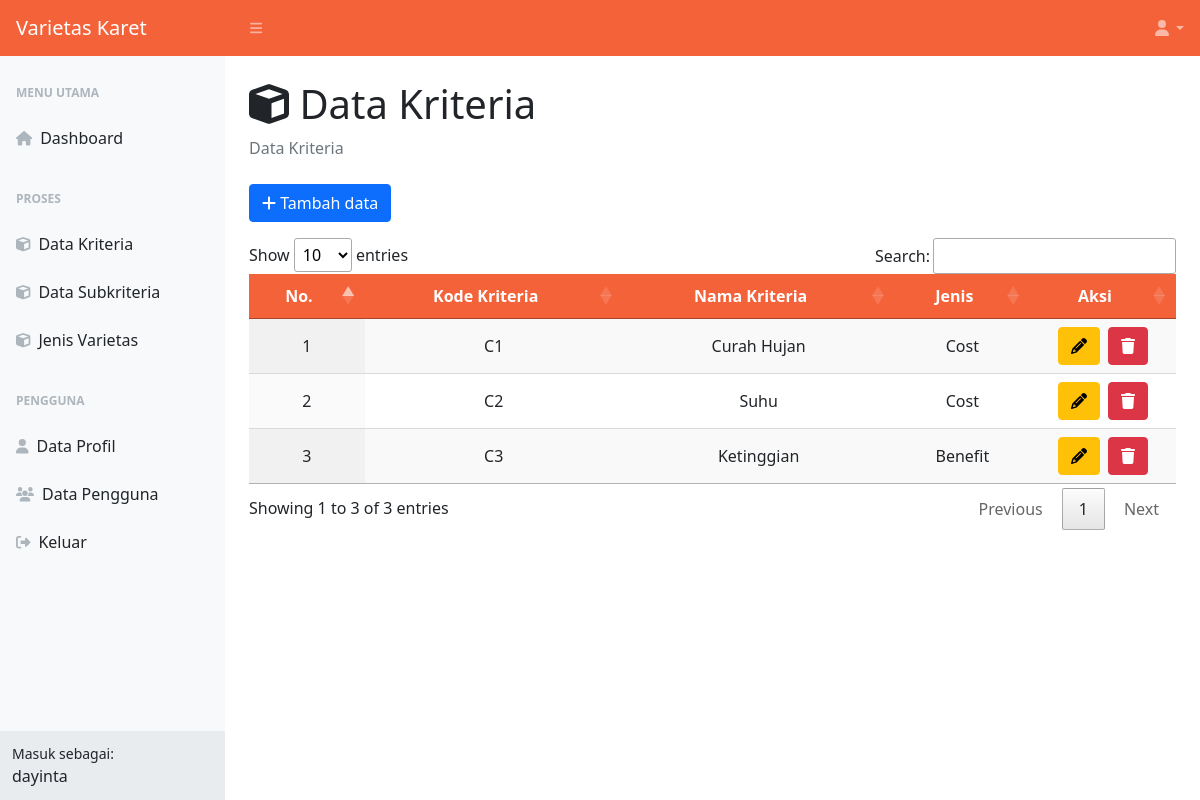
Page /data-kriteria.php (signed in) on the committed database.
### tables this page shows
CREATE TABLE `kriteria` (
  `id_kriteria` int(11) NOT NULL,
  `kode_kriteria` varchar(10) NOT NULL,
  `nama_kriteria` varchar(25) NOT NULL,
  `jenis_kriteria` set('Benefit','Cost') NOT NULL
);

### data-kriteria.php (the view, shortened to what this page needs)
<?php
include 'koneksi.php';
?>
<!DOCTYPE html>
<html lang="en">
<head>
    <link href="css/styles_dash.css" rel="stylesheet" />
    <link rel="stylesheet" type="text/css" href="css/jquery.dataTables.css">
</head>
<body class="sb-nav-fixed">
    <nav class="sb-topnav navbar navbar-expand navbar-dark bg-primary hstack gap-3">
        <a class="navbar-brand ps-3" href="menu-utama.php">Varietas Karet</a>
        <button class="btn btn-link btn-sm order-1 order-lg-0 me-4 me-lg-0" id="sidebarToggle" href="#!"><i class="fas fa-bars"></i></button>
        <ul class="navbar-nav ms-auto pe-2">
            <li class="nav-item dropdown">
                <a class="nav-link dropdown-toggle" id="navbarDropdown" href="#" role="button" data-bs-toggle="dropdown" aria-expanded="false"><i class="fas fa-user fa-fw"></i></a>
            </li>
        </ul>
    </nav>
    <div id="layoutSidenav">
        <div id="layoutSidenav_nav">
            <nav class="sb-sidenav accordion sb-sidenav-light" id="sidenavAccordion">
                <div class="sb-sidenav-menu">
                    <div class="nav">
                        <div class="sb-sidenav-menu-heading">Menu Utama</div>
                        <a class="nav-link" href="menu-utama.php">
                            <div class="sb-nav-link-icon"><i class="fas fa-home"></i></div>
                            Dashboard
                        </a>
                        <div class="sb-sidenav-menu-heading">Proses</div>
                        <?php
                        if ($_SESSION['level'] == "Admin") {
                            echo "
                                <a class='nav-link' href='data-kriteria.php'>
                                    <div class='sb-nav-link-icon'><i class='fas fa-cube'></i></div>
                                    Data Kriteria
                                </a>
                                <a class='nav-link' href='data-subkriteria.php'>
                                    <div class='sb-nav-link-icon'><i class='fas fa-cube'></i></div>
                                    Data Subkriteria
                                </a>
                                ";
                        }
                        ?>
                        <a class="nav-link" href="jenis-varietas.php">
                            <div class="sb-nav-link-icon"><i class="fas fa-cube"></i></div>
                            Jenis Varietas
                        </a>
                        <div class="sb-sidenav-menu-heading">Pengguna</div>
                        <a class="nav-link" href="data-profile.php">
                            <div class="sb-nav-link-icon"><i class="fas fa-user"></i></div>
                            Data Profil
                        </a>
                        <?php
                        if ($_SESSION['level'] == "Admin") {
                            echo "
                                <a class='nav-link' href='data-pengguna.php'>
                                    <div class='sb-nav-link-icon'><i class='fas fa-users'></i></div>
                                    Data Pengguna
                                </a>
                                ";
                        }
                        ?>
                        <a class="nav-link" href="#" data-bs-toggle="modal" data-bs-target="#keluar">
                            <div class="sb-nav-link-icon"><i class="fas fa-sign-out-alt"></i></div>
                            Keluar
                        </a>
                    </div>
                </div>
                <div class="sb-sidenav-footer">
                    <div class="small">Masuk sebagai:</div>
                    <?= $_SESSION['username']; ?>
                </div>
            </nav>
        </div>
        <div id="layoutSidenav_content">
            <main>
                <div class="container-fluid px-4">
                    <h1 class="mt-4"><i class="fas fa-cube"></i> Data Kriteria</h1>
                    <ol class="breadcrumb mb-4">
                        <li class="breadcrumb-item active">Data Kriteria</li>
                    </ol>
                    <div class="row">
                        <div class="col-sm-12">
                            <a class="btn btn-primary" data-bs-toggle="modal" data-bs-target="#tambah_data"><i class="fas fa-plus"></i> Tambah data</a>
                            <div class="table-responsive mt-3">
                                <table id="data-kriteria" class="cell-bordered display" width="100%">
                                    <thead class="bg-primary">
                                        <tr>
                                            <th class="text-center text-white">No.</th>
                                            <th class="text-center text-white">Kode Kriteria</th>
                                            <th class="text-center text-white">Nama Kriteria</th>
                                            <th class="text-center text-white">Jenis</th>
                                            <th class="text-center text-white">Aksi</th>
                                        </tr>
                                    </thead>
                                    <tbody>
                                        <?php
                                        $query = mysqli_query($koneksi, "SELECT * FROM kriteria");
                                        $no = 1;
                                        while ($baris = mysqli_fetch_array($query)) {
                                            echo "
                                                <tr>
                                                    <td class='text-center'>" . $no . "</td>
                                                    <td class='text-center'>" . $baris['kode_kriteria'] . "</td>
                                                    <td class='text-center'>" . $baris['nama_kriteria'] . "</td>
                                                    <td class='text-center'>" . $baris['jenis_kriteria'] . "</td>
                                                    <td class='text-center'>
                                                        <div class='d-flex justify-content-center'>
                                                            <a class='btn btn-warning me-2' data-bs-toggle='modal' data-bs-target='#edit_data" . $baris['id_kriteria'] . "'><i class='fas fa-pencil'></i></a>
                                                            <a class='btn btn-danger' data-bs-toggle='modal' data-bs-target='#hapus_data" . $baris['id_kriteria'] . "'><i class='fas fa-trash'></i></a>
                                                        </div>
                                                    </td>
                                                </tr>
                                                ";
                                            $no++;
                                        }
                                        ?>
                                    </tbody>
                                </table>
                            </div>
                        </div>
                    </div>
                </div>
            </main>
        </div>
    </div>
</body>
</html>

### rows in the picture
kriteria: kode_kriteria "C1", nama_kriteria "Curah Hujan", jenis_kriteria "Cost"
kriteria: kode_kriteria "C2", nama_kriteria "Suhu", jenis_kriteria "Cost"
kriteria: kode_kriteria "C3", nama_kriteria "Ketinggian", jenis_kriteria "Benefit"

### other values in the picture
$_SESSION['username'] "dayinta"
